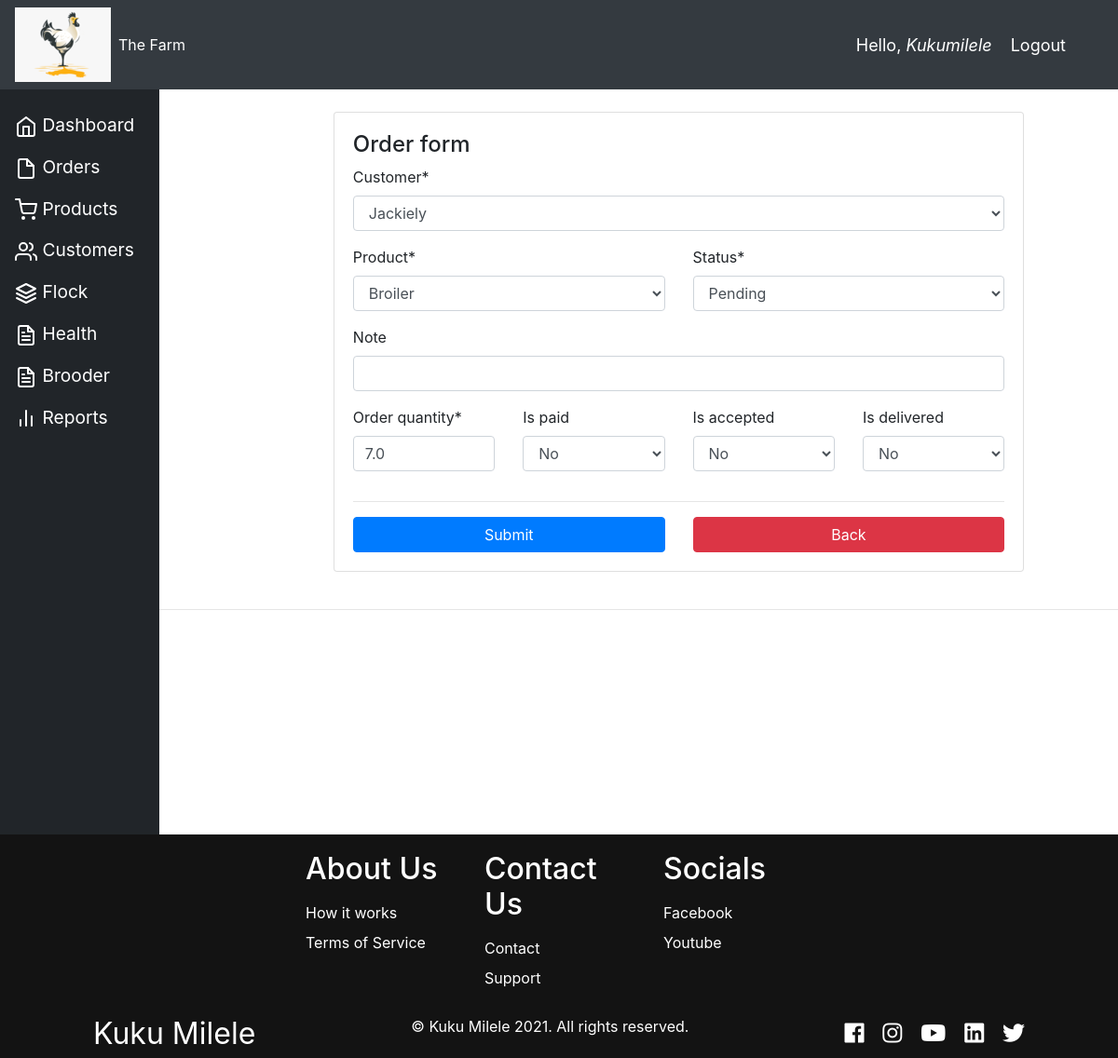
The app's page /update_order/114/ (signed in) with its own data.
### accounts/models.py (models this page shows, shortened)
class Order(models.Model):
    STATUS = (
        ("Pending", "Pending"),
        ("Out for delivery", "Out for delivery"),
        ("Delivered", "Delivered"),
    )
    customer = models.ForeignKey(Customer, null=True, on_delete=models.CASCADE)
    product = models.ForeignKey(Product, null=True, on_delete=models.SET_NULL)
    date_created = models.DateTimeField(auto_now_add=True, null=True)
    status = models.CharField(
        max_length=100, null=True, choices=STATUS, default="Pending")
    note = models.CharField(max_length=200, null=True, blank=True)
    order_quantity = models.FloatField(
        null=True, validators=[MinValueValidator(1.0)])
    is_paid = models.BooleanField(default=False, null=True)
    is_accepted = models.BooleanField(default=False, null=True)
    is_delivered = models.BooleanField(default=False, null=True)
    delivery_date = models.DateTimeField(null=True, blank=True)

### accounts/decorators.py (the view)
        def wrapper_func(request, *args, **kwargs):
            group = None
            if request.user.groups.exists():
                group = request.user.groups.all()[0].name
            if group in allowed_roles:
                return view_func(request, *args, **kwargs)
            else:
                return HttpResponse('You are not authorized to view this page as per the decorator')

### accounts/forms.py
class OrderForm(ModelForm):
    class Meta:
        model = Order
        fields = "__all__"
        exclude = ["delivery_date"]

### accounts/models.py (called while the page is built)
    def __str__(self):
        return self.name

    def __str__(self):
        return self.name

### accounts/views.py (called while the page is built)
@login_required(login_url="login")
@allowed_users(allowed_roles=["admin"])
def updateOrder(request, pk):
    order = Order.objects.get(id=pk)
    form = OrderForm(instance=order)
    if request.method == "POST":
        form = OrderForm(request.POST, request.FILES, instance=order)
        if form.is_valid():
            form.save()
            return redirect("/")
    context = {"form": form, "customer": customer, "order": order}
    return render(request, "accounts/order_form.html", context)

### accounts/templates/accounts/order_form.html (shortened to what this page needs)
{% extends 'accounts/main.html' %} {% load static %} {% block content %}
<br />
{% load crispy_forms_tags %}
<div class="row">
  <div class="col-md-2"></div>
  <div class="col-md-9">
    <div class="card card-body">
      <form action="" method="POST">
        <h4>Order form</h4>
        {{form.customer|as_crispy_field}}
        <div class="row">
          <div class="col-md">{{form.product|as_crispy_field}}</div>
          <div class="col-md">{{form.status|as_crispy_field}}</div>
        </div>
        {{form.note|as_crispy_field}}
        <div class="row">
          <div class="col-md">{{form.order_quantity|as_crispy_field}}</div>
          <div class="col-md">{{form.is_paid|as_crispy_field}}</div>
          <div class="col-md">{{form.is_accepted|as_crispy_field}}</div>
          <div class="col-md">{{form.is_delivered|as_crispy_field}}</div>
        </div>
        <hr />
        <div class="row">
          <div class="col-md">
            <button type="submit" class="btn btn-primary btn-block">
              Submit
            </button>
          </div>
          <div class="col-md">
            <a
              class="btn btn-danger btn-block"
              href="{% url 'customer' user.id %}"
              >Back</a
            >
          </div>
        </div>
      </form>
    </div>
  </div>
</div>
{% endblock %}

### accounts/templates/accounts/navbar.html (shortened to what this page needs)
{% load static %}
<nav class="navbar navbar-expand-lg navbar-dark bg-dark">
  <a href="{% url 'home' %}"
    ><img src="{% static 'images/logo.png' %}" alt=""
  /></a>
  <div class="collapse navbar-collapse" id="navbarNav">
    <ul class="navbar-nav">
      <li class="nav-item active">
        <a class="nav-link" href="{% url 'home' %}">The Farm</a>
      </li>
    </ul>
  </div>
  <span class="hello-msg">Hello,<i class="username"> {{request.user}}</i></span>
  <span class="hello-msg"
    ><a class="hello-msg" href="{% url 'logout' %}">Logout</a></span
  >
</nav>

### static/css/main.css (style rules this page uses)
*, html { scroll-behavior: smooth; }
body { background-color: #ebeff5; }

### accounts/templates/accounts/navbar.html (style rules this page uses)
.hello-msg { font-size: 18px; color: #fff; margin-right: 20px; }

### records on screen
Order: customer "Jackiely", product "Broiler", status "Pending", order_quantity "7.0", is_paid "No", is_accepted "No", is_delivered "No"

### other values on screen
{{ request.user }} "Kukumilele"
